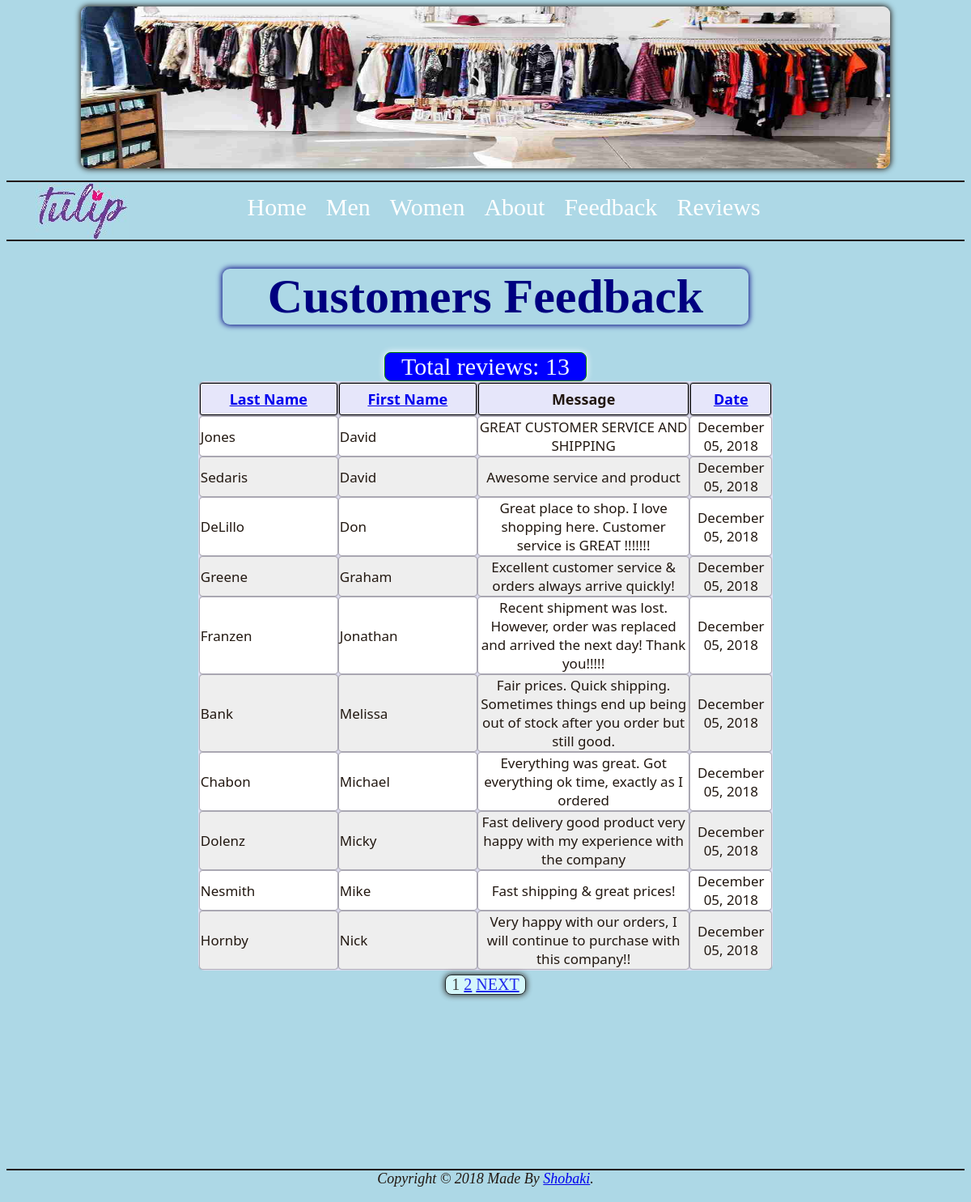
The app's page /view_contacts.php?sort=fn with its own data.
### tables this page shows
CREATE TABLE contacts 
(
id MEDIUMINT UNSIGNED NOT NULL AUTO_INCREMENT,
first_name VARCHAR(20) NOT NULL,
last_name VARCHAR(40) NOT NULL,
email VARCHAR(60) NOT NULL,
message VARCHAR(8000) NOT NULL,
contact_date DATETIME DEFAULT CURRENT_TIMESTAMP,
PRIMARY KEY (id)
);

### view_contacts.php (the view, shortened to what this page needs)
<!DOCTYPE html>
<html lang="en">
		<head>
			<link rel="stylesheet" href="css/tulip.css">
		</head>
		<body>
			<header>
				<img class="welcome" src="images/about1.jpeg" alt="Store Picture">
			</header>
			<nav>
				<ul>
					<li><div class="logo"></div>       </li>
					<li><a href="index.php">Home</a>   </li>
					<li><a href="men.php">Men</a>      </li>
					<li><a href="women.php">Women</a>      </li>
					<li><a href="about.php">About</a>      </li>
					<li><a href="contact.php">Feedback</a>      </li>
                    <li><a href="view_contacts.php">Reviews</a>      </li>
				</ul>
			</nav>
			<main>
                <br>
<?php
echo '<h1 id="feedback">Customers Feedback</h1>';
require('dbConnection.php');
$display = 10;
if (isset($_GET['p']) && is_numeric($_GET['p'])) {
	$pages = $_GET['p'];
} else {
	$q = "SELECT COUNT(id) FROM contacts";
	$r = @mysqli_query($conn, $q);
	$row = @mysqli_fetch_array($r, MYSQLI_NUM);
	$records = $row[0];
	if ($records > $display) {
		$pages = ceil ($records/$display);
	} else {
		$pages = 1;
	}
}
if (isset($_GET['s']) && is_numeric($_GET['s'])) {
	$start = $_GET['s'];
} else {
	$start = 0;
}
$sort = (isset($_GET['sort'])) ? $_GET['sort'] : 'cd';
switch ($sort) {
	case 'fn':
		$order_by = 'first_name ASC';
		break;
}
$q = "SELECT last_name, first_name, message, DATE_FORMAT(contact_date, '%M %d, %Y') AS dc, id FROM contacts ORDER BY $order_by LIMIT $start, $display";
$r = @mysqli_query($conn, $q);
                echo '<br>';
     $q1 = "SELECT COUNT(id) FROM contacts";
	$r1 = @mysqli_query($conn, $q1);
    $row1 = @mysqli_fetch_array($r1, MYSQLI_NUM);
   $records = $row1[0];
 echo '<p id="tr">Total reviews: '. $records . '</p>';
echo '<table width="60%">
<thead>
<tr>
	<th align="left"><strong><a href="view_contacts.php?sort=ln">Last Name</a></strong></th>
	<th align="left"><strong><a href="view_contacts.php?sort=fn">First Name</a></strong></th>
    <th align="center"><strong>Message</strong></th>
	<th align="left"><strong><a href="view_contacts.php?sort=cd">Date</a></strong></th>
</tr>
</thead>
<tbody>
';
$bg = '#eeeeee';
while ($row = mysqli_fetch_array($r, MYSQLI_ASSOC)) {
	$bg = ($bg=='#eeeeee' ? '#ffffff' : '#eeeeee');
		echo '<tr bgcolor="' . $bg . '">
		<td class="left">' . $row['last_name'] . '</td>
		<td class="left">' . $row['first_name'] . '</td>
        <td align="center">' . $row['message'] . '</td>
		<td align="center">' . $row['dc'] . '</td>
	</tr>
	';
}
echo '</tbody></table>';
if ($pages > 1) {
	echo '<p class="next">';
	$current_page = ($start/$display) + 1;
	for ($i = 1; $i <= $pages; $i++) {
		if ($i != $current_page) {
			echo '<a href="view_contacts.php?s=' . (($display * ($i - 1))) . '&p=' . $pages . '&sort=' . $sort . '">' . $i . '</a> ';
		} else {
			echo $i . ' ';
		}
	}
	if ($current_page != $pages) {
		echo '<a href="view_contacts.php?s=' . ($start + $display) . '&p=' . $pages . '&sort=' . $sort . '">Next</a>';
	}
	echo '</p>';
}
?>
</main><br><br><br><br>
				<footer>
				Copyright &copy 2018 Made By <a href="contact.php">Shobaki</a>.
			</footer>
		</body>
</html>

### css/tulip.css (style rules this page uses)
body { background-color: lightblue; color: #221811; font-family: Georgia, Times, Times New Roman, serif; font-size: 30px; }
header { padding-bottom:.5em; min-width: 800px; max-width: 1000px; margin-right:auto; margin-left: auto; }
h1 { text-align:center; font-family: Coronetscript, cursive; color: navy; border-radius: 9px; margin: auto; box-shadow: 0 0 7px 1px; }
#feedback { width:650px; }
.logo { background-color: lightblue; background-image: url(../images/logo.jpeg); background-repeat:no-repeat; width: 115px; height: 70px; float:left; margin-right:4.5em; margin-top: 1px; }
.welcome { width: 1000px; height: 200px; background: url(../images/welcome1.jpg); background-repeat: no-repeat; display:block; }
img { border-radius: 9px; box-shadow: 0 0 7px 1px; }
ul { list-style-type: none; margin: 0; padding-left: 3%; overflow: hidden; background-color: lightblue; border-bottom: 2px solid #221811; border-top: 2px solid #221811; }
li { float: left; }
li a { display: block; color: white; text-align: center; padding: 14px 12px; text-decoration: none; border-radius: 5px; }
footer { margin-top:5%; text-align: center; font-size: .60em; font-style: italic; padding-bottom: 10px; border-top: 2px solid #221811; }
* { box-sizing: border-box; }
.products td, th { text-align:center; padding: 10px; border: 1px solid black; }
table { border-radius: 8px; margin:auto; font-family: "Lucida Sans Unicode", "Lucida Grande", "Segoe Ui"; font-size: 12px; background-color: lavender; }
.next { font-family:Gorgia; text-align: center; text-transform: uppercase; font-size: 20px; border: 1px black solid; border-radius: 8px; box-shadow: 0 0 7px 1px; width:100px; background-color: lightcyan; opacity: .8; margin:auto; margin-top: 5px; margin-bottom: 20px; }
#tr { text-align: center; border:1px green solid; width:250px; margin: auto; background-color: blue; box-shadow: 0 0 7px 1px; border-radius: 8px; color: aliceblue; }
td { border-radius: 3px; font-size: 17px; box-shadow: 0 0 2px 0; }
th { border-radius: 3px; box-shadow: 0 0 2px 0; border: 1px solid black; padding: 7px 17px; font-size: 18px; }
.left { width:10em; }

### view_contacts.php (style rules this page uses)
p { text-align:center; max-width:80%; margin:auto; }

### records on screen
contacts: last_name "Jones", first_name "David", message "GREAT CUSTOMER SERVICE AND SHIPPING", dc "December 05, 2018"
contacts: last_name "Sedaris", first_name "David", message "Awesome service and product", dc "December 05, 2018"
contacts: last_name "DeLillo", first_name "Don", message "Great place to shop. I love shopping here. Customer service is GREAT !!!!!!!", dc "December 05, 2018"
contacts: last_name "Greene", first_name "Graham", message "Excellent customer service & orders always arrive quickly!", dc "December 05, 2018"
contacts: last_name "Franzen", first_name "Jonathan", message "Recent shipment was lost. However, order was replaced and arrived the next day! Thank you!!!!!", dc "December 05, 2018"
contacts: last_name "Bank", first_name "Melissa", message "Fair prices. Quick shipping. Sometimes things end up being out of stock after you order but still good.", dc "December 05, 2018"
contacts: last_name "Chabon", first_name "Michael", message "Everything was great. Got everything ok time, exactly as I ordered", dc "December 05, 2018"
contacts: last_name "Dolenz", first_name "Micky", message "Fast delivery good product very happy with my experience with the company", dc "December 05, 2018"
contacts: last_name "Nesmith", first_name "Mike", message "Fast shipping & great prices!", dc "December 05, 2018"
contacts: last_name "Hornby", first_name "Nick", message "Very happy with our orders, I will continue to purchase with this company!!", dc "December 05, 2018"

### other values on screen
$records "13"
